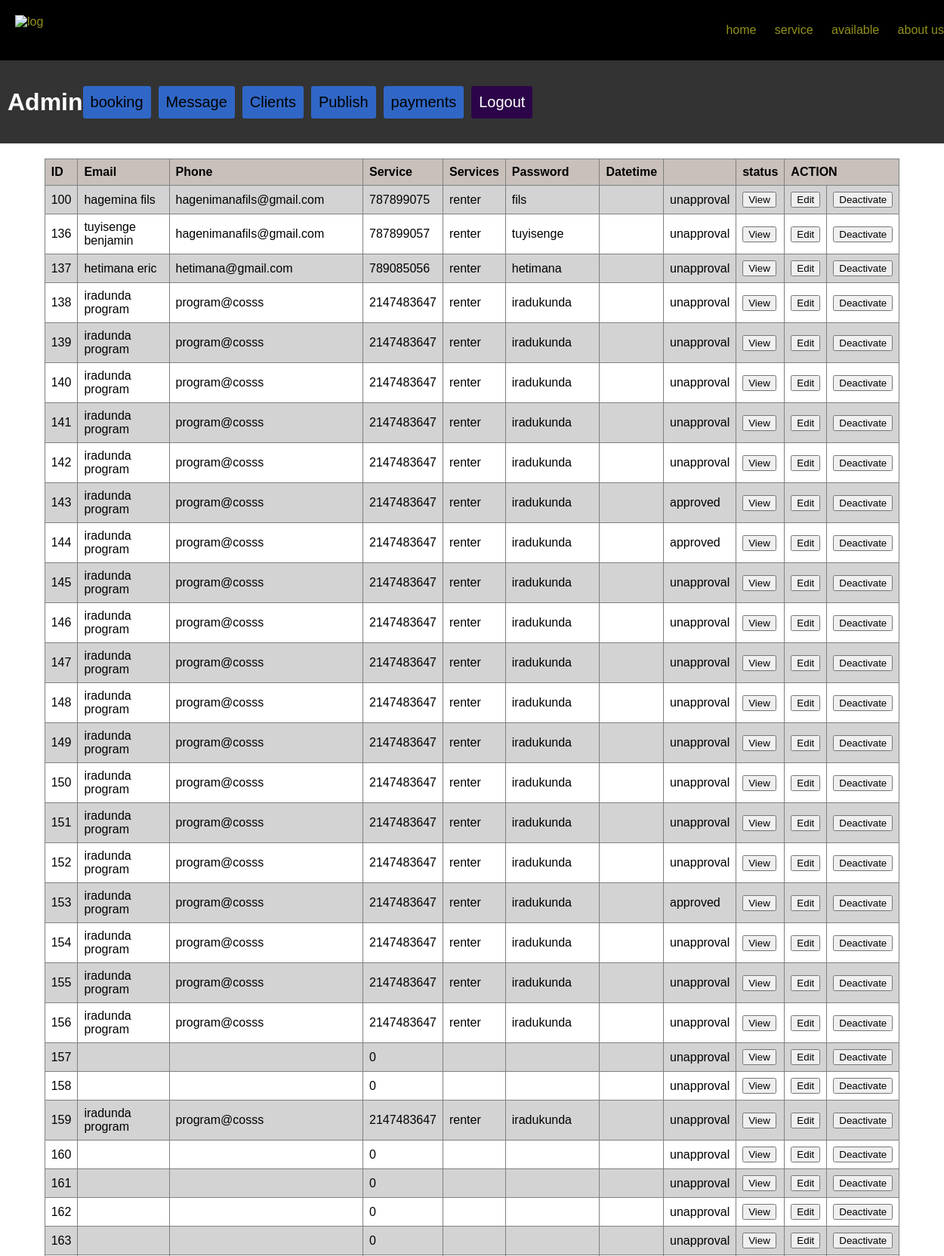
/clients.php (upper part), run on the app's committed database.
### tables this page shows
CREATE TABLE `welcome` (
  `comeid` int(11) NOT NULL,
  `name` varchar(50) DEFAULT NULL,
  `email` varchar(50) DEFAULT NULL,
  `phone` int(50) DEFAULT NULL,
  `service` varchar(30) DEFAULT NULL,
  `password` varchar(50) DEFAULT NULL,
  `datetime` varchar(30) DEFAULT NULL,
  `status` int(11) DEFAULT NULL
);

### clients.php (the view, shortened to what this page needs)
<!DOCTYPE html>
<html lang="en">
<head>
</head>
<body>
    <?php include 'header.php' ?>
    <div class="header">
        <h2 color="yellow">Admin</h2>
        <div class="adm-buttons">
        <a href="bookingfetch.php"><button class="adm-tool">booking</button></a>
            <button onclick="Message()" class="adm-delete">Message</button>
            <a href="clients.php"><button class="adm-clients">Clients</button></a>
            <button onclick="Publish()" class="adm-publish">Publish</button>
            <button onclick="Update()" class="adm-update">payments</button>
            <button onclick="Logout()" class="adm-logout">Logout</button>
        </div>
    </div>
    <div class="container">
        <?php
        include("Connection.php");
        $q = "SELECT * FROM welcome";
        $results = mysqli_query($conn, $q);
        echo "<table class=\"table\">
                <tr bgcolor='#C9C0BB'>
                    <th>ID </th>
                    <th>Email</th>
                    <th>Phone</th>
                    <th>Service</th>
                    <th>Services</th>
                    <th>Password</th>
                    <th>Datetime<th>
                    <th>status</th>
                    <th colspan=3>ACTION </th>
                </tr>";
        while ($r = mysqli_fetch_array($results)) {
            $status = ($r['status'] == 1) ? 'approved' : 'unapproval';
            echo "<tr>
                    <td>" . $r['comeid'] . "</td>
                    <td>" . $r['name'] . "</td>
                    <td>" . $r['email'] . "</td>
                    <td>" . $r['phone'] . "</td>
                    <td>" . $r['service'] . "</td>
                    <td>" . $r['password'] . "</td>
                    <td>" . $r['datetime'] . "</td>
                    <td>" . $status . "</td>
                    <td><a href='viewclients.php?userid=$r[comeid]' onclick='toggleView()'><button>View</button></a></td>
                    <td><button>Edit</button></td>
                    <td><a href='clientsapproval.php?userid=$r[comeid]'><button>Deactivate</button></a></td>
                </tr>";
        }
        ?>
    </div>
</body>
</html>

### clients.php (style rules this page uses)
body { height: 100vh; margin: 0; font-family: Arial, sans-serif; display: flex; flex-direction: column; }
.header { background-color: #333; color: white; padding: 10px; display: flex; justify-content: space-between; align-items: center; z-index: 1000; }
h2 { font-family: Impact, Haettenschweiler, 'Arial Narrow Bold', sans-serif; font-size: 32px; }
.adm-buttons { display: flex; gap: 10px; margin-right: auto; }
.adm, .adm-tool, .adm-delete, .adm-clients, .adm-publish, .adm-update, .adm-logout { font-family: Impact, Haettenschweiler, 'Arial Narrow Bold', sans-serif; border: none; font-size: 20px; padding: 10px; border-radius: 3px; cursor: pointer; background-color: #3067c6; margin-right: auto; }
.adm-logout { background-color: rgb(43, 5, 72); color: white; }
.container { display: flex; flex-wrap: wrap; align-items: flex-end; justify-content: space-evenly; width: 100%; }
.table { border-collapse: collapse; margin-top: 20px; width: 80%; }
.table th, .table td { border: 1px solid gray; padding: 8px; text-align: left; }
.table tbody tr:nth-child(even) { background-color: lightgrey; }

### header.php (style rules this page uses)
body { margin: 0; font-family: Arial, sans-serif; }

### data on the page
welcome: comeid "100", name "hagemina fils", email "hagenimanafils@gmail.com", phone "787899075", service "renter", password "fils", status "unapproval"
welcome: comeid "136", name "tuyisenge benjamin", email "hagenimanafils@gmail.com", phone "787899057", service "renter", password "tuyisenge", status "unapproval"
welcome: comeid "137", name "hetimana eric", email "hetimana@gmail.com", phone "789085056", service "renter", password "hetimana", status "unapproval"
welcome: comeid "138", name "iradunda program", email "program@cosss", phone "2147483647", service "renter", password "iradukunda", status "unapproval"
welcome: comeid "139", name "iradunda program", email "program@cosss", phone "2147483647", service "renter", password "iradukunda", status "unapproval"
welcome: comeid "140", name "iradunda program", email "program@cosss", phone "2147483647", service "renter", password "iradukunda", status "unapproval"
welcome: comeid "141", name "iradunda program", email "program@cosss", phone "2147483647", service "renter", password "iradukunda", status "unapproval"
welcome: comeid "142", name "iradunda program", email "program@cosss", phone "2147483647", service "renter", password "iradukunda", status "unapproval"
welcome: comeid "143", name "iradunda program", email "program@cosss", phone "2147483647", service "renter", password "iradukunda", status "approved"
welcome: comeid "144", name "iradunda program", email "program@cosss", phone "2147483647", service "renter", password "iradukunda", status "approved"
welcome: comeid "145", name "iradunda program", email "program@cosss", phone "2147483647", service "renter", password "iradukunda", status "unapproval"
welcome: comeid "146", name "iradunda program", email "program@cosss", phone "2147483647", service "renter", password "iradukunda", status "unapproval"
welcome: comeid "147", name "iradunda program", email "program@cosss", phone "2147483647", service "renter", password "iradukunda", status "unapproval"
welcome: comeid "148", name "iradunda program", email "program@cosss", phone "2147483647", service "renter", password "iradukunda", status "unapproval"
welcome: comeid "149", name "iradunda program", email "program@cosss", phone "2147483647", service "renter", password "iradukunda", status "unapproval"
welcome: comeid "150", name "iradunda program", email "program@cosss", phone "2147483647", service "renter", password "iradukunda", status "unapproval"
welcome: comeid "151", name "iradunda program", email "program@cosss", phone "2147483647", service "renter", password "iradukunda", status "unapproval"
welcome: comeid "152", name "iradunda program", email "program@cosss", phone "2147483647", service "renter", password "iradukunda", status "unapproval"
welcome: comeid "153", name "iradunda program", email "program@cosss", phone "2147483647", service "renter", password "iradukunda", status "approved"
welcome: comeid "154", name "iradunda program", email "program@cosss", phone "2147483647", service "renter", password "iradukunda", status "unapproval"
welcome: comeid "155", name "iradunda program", email "program@cosss", phone "2147483647", service "renter", password "iradukunda", status "unapproval"
welcome: comeid "156", name "iradunda program", email "program@cosss", phone "2147483647", service "renter", password "iradukunda", status "unapproval"
welcome: comeid "157", phone "0", status "unapproval"
welcome: comeid "158", phone "0", status "unapproval"
welcome: comeid "159", name "iradunda program", email "program@cosss", phone "2147483647", service "renter", password "iradukunda", status "unapproval"
welcome: comeid "160", phone "0", status "unapproval"
welcome: comeid "161", phone "0", status "unapproval"
welcome: comeid "162", phone "0", status "unapproval"
welcome: comeid "163", phone "0", status "unapproval"
